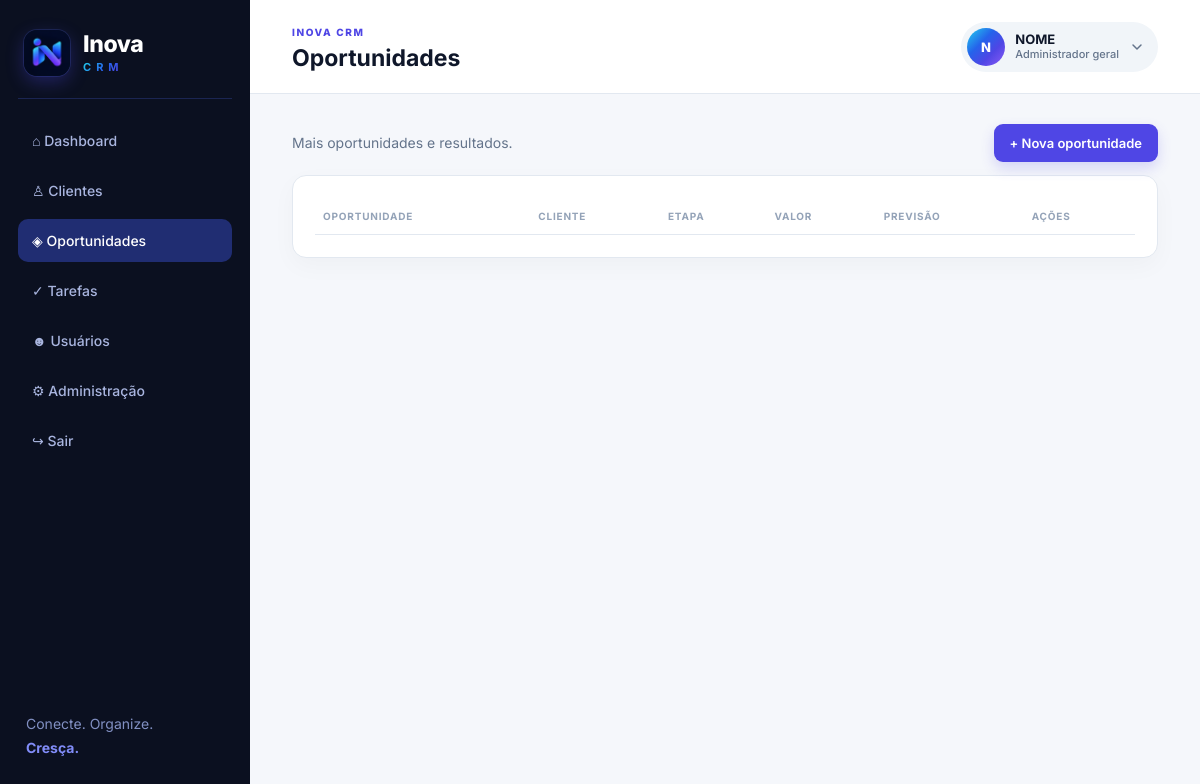
The page /index.php?page=deals (signed in) on the database its author committed.
### tables this page shows
CREATE TABLE IF NOT EXISTS users (id INT UNSIGNED AUTO_INCREMENT PRIMARY KEY,company_id INT UNSIGNED NOT NULL,name VARCHAR(160) NOT NULL,email VARCHAR(190) UNIQUE NOT NULL,avatar VARCHAR(120) NULL,job_title VARCHAR(80) NULL,phone VARCHAR(40) NULL,password_hash VARCHAR(255) NOT NULL,role ENUM('global_admin','owner','member') NOT NULL DEFAULT 'member',status ENUM('active','suspended') NOT NULL DEFAULT 'active',deleted TINYINT(1) NOT NULL DEFAULT 0,deleted_at DATETIME NULL,last_login_at DATETIME NULL,created_at DATETIME NOT NULL DEFAULT CURRENT_TIMESTAMP,FOREIGN KEY(company_id) REFERENCES companies(id),INDEX(company_id));

### config/bootstrap.php (called while the page is built, shortened)
<?php
function env_value(string $key, ?string $default = null): ?string {
    foreach ([$_ENV[$key] ?? null, $_SERVER[$key] ?? null, getenv($key)] as $v) {
        if ($v !== null && $v !== false && $v !== '') return (string) $v;
    }
    return $default;
}
$configFile = __DIR__ . '/config.php';
$config = require $configFile;
require_once __DIR__ . '/../app/helpers.php';
require_once __DIR__ . '/../app/Database.php';
require_once __DIR__ . '/../app/profile.php';

### config/config.php (called while the page is built, shortened)
<?php
return [
    'app_name' => env_value('APP_NAME', 'Inova CRM'),
    'base_url' => env_value('APP_URL', ''),
    'timezone' => env_value('APP_TIMEZONE', 'America/Sao_Paulo'),
    'session_name' => env_value('SESSION_NAME', 'inova_crm_session'),
    'db' => [
        'host' => env_value('DB_HOST', 'localhost'),
        'port' => env_value('DB_PORT', '3306'),
        'name' => env_value('DB_DATABASE', 'inova_crm'),
        'user' => env_value('DB_USERNAME', 'inova_crm_user'),
        'pass' => env_value('DB_PASSWORD', ''),
        'charset' => env_value('DB_CHARSET', 'utf8mb4'),
    ],
];

### app/Database.php (called while the page is built, shortened)
<?php
final class Database {
 private static ?PDO $pdo=null;
 public static function connection(): PDO {
  if (self::$pdo) return self::$pdo;
  global $config;
  $d=$config['db']; $dsn="mysql:host={$d['host']};port={$d['port']};dbname={$d['name']};charset={$d['charset']}";
  self::$pdo=new PDO($dsn,$d['user'],$d['pass'],[PDO::ATTR_ERRMODE=>PDO::ERRMODE_EXCEPTION,PDO::ATTR_DEFAULT_FETCH_MODE=>PDO::FETCH_ASSOC,PDO::ATTR_EMULATE_PREPARES=>false]);
  return self::$pdo;
 }
}
function db(): PDO { return Database::connection(); }

### app/helpers.php (the view, shortened to what this page needs)
<?php
function e(mixed $v): string { return htmlspecialchars((string)$v, ENT_QUOTES, 'UTF-8'); }
function get_flash(): ?array { $f=$_SESSION['_flash']??null; unset($_SESSION['_flash']); return $f; }
function current_user(): ?array { return $_SESSION['user']??null; }
function require_login(): void {
    $q=db()->prepare('SELECT u.name,u.email,u.avatar,u.job_title,u.phone,u.role,u.status,u.deleted,c.status company_status,s.plan_code FROM users u JOIN companies c ON c.id=u.company_id LEFT JOIN company_subscriptions s ON s.company_id=c.id AND s.status="active" WHERE u.id=? LIMIT 1');
    $q->execute([$_SESSION['user']['id']]); $fresh=$q->fetch();
}
function favicon_tags(): string { return '<link rel="icon" href="favicon.ico" sizes="any"><link rel="icon" type="image/png" sizes="32x32" href="assets/favicon-32.png"><link rel="icon" type="image/png" sizes="192x192" href="assets/icon-192.png"><link rel="apple-touch-icon" href="assets/apple-touch-icon.png"><meta name="theme-color" content="#0b1020">'; }
    ?>
<?php
function layout_start(string $title): void { global $config; $u=current_user(); $flash=get_flash(); ?><!doctype html><html lang="pt-BR"><head><meta charset="utf-8"><meta name="viewport" content="width=device-width,initial-scale=1"><title><?=e($title)?> · Inova CRM</title><?=favicon_tags()?><link rel="stylesheet" href="assets/app.css"></head><body><div class="app-shell"><div class="sidebar-backdrop" data-nav-close></div><aside class="sidebar" id="sidebar" aria-label="Menu principal"><button type="button" class="nav-close" data-nav-close aria-label="Fechar menu">&times;</button><a class="brand" href="index.php" aria-label="Inova CRM - início"><img class="brand-mark" src="assets/brand-mark.png" alt="" width="46" height="46"><span class="brand-text"><strong>Inova</strong><em>CRM</em></span></a><nav><?php $cur=$_GET['page']??'dashboard'; $items=['dashboard'=>['index.php','⌂ Dashboard'],'customers'=>['index.php?page=customers','♙ Clientes'],'deals'=>['index.php?page=deals','◈ Oportunidades'],'tasks'=>['index.php?page=tasks','✓ Tarefas']]; if($u && in_array($u['role'],['owner','global_admin'],true)) $items['users']=['index.php?page=users','☻ Usuários']; if($u && $u['role']==='global_admin') $items['admin']=['index.php?page=admin','⚙ Administração']; foreach($items as $k=>$it): ?><a href="<?=$it[0]?>" class="<?=$cur===$k?'active':''?>"><?=$it[1]?></a><?php endforeach; ?><a href="index.php?page=logout">↪ Sair</a></nav><div class="side-foot">Conecte. Organize.<br><strong>Cresça.</strong></div></aside><main class="main"><header class="topbar"><button type="button" class="menu-btn" id="menu-btn" aria-label="Abrir menu" aria-controls="sidebar" aria-expanded="false"><span></span><span></span><span></span></button><div class="topbar-title"><span class="eyebrow">INOVA CRM</span><h1><?=e($title)?></h1></div><?php if($u): $rl=['global_admin'=>'Administrador geral','owner'=>'Responsável','member'=>'Membro'][$u['role']??'']??($u['role']??''); ?><div class="profile-menu"><button type="button" class="user-pill" id="profile-btn" aria-haspopup="true" aria-expanded="false" aria-controls="profile-dd"><?=avatar_html($u,'avatar-sm')?><span class="user-info"><b><?=e($u['name'])?></b><small><?=e(($u['job_title']??'')?:$rl)?></small></span><svg class="chev" viewBox="0 0 24 24" width="16" height="16" fill="none" stroke="currentColor" stroke-width="2.2" stroke-linecap="round" stroke-linejoin="round" aria-hidden="true"><path d="m6 9 6 6 6-6"/></svg></button><div class="profile-dd" id="profile-dd" hidden><div class="dd-head"><?=avatar_html($u,'avatar-md')?><div><strong><?=e($u['name'])?></strong><small><?=e($u['email']??'')?></small><span class="badge pro"><?=e($rl)?></span></div></div><a href="index.php?page=profile">Meu perfil</a><a href="index.php?page=logout" class="dd-out">Sair</a></div></div><?php endif; ?></header><?php if($flash): ?><div class="flash <?=$flash[0]?>"><?=e($flash[1])?></div><?php endif; ?><?php }
function layout_end(): void { ?></main></div></body></html><?php }

### app/profile.php (shortened to what this page needs)
<?php
function user_initials(string $name): string {
    $parts = preg_split('/\s+/u', trim($name), -1, PREG_SPLIT_NO_EMPTY) ?: [];
    $first = mb_strtoupper(mb_substr($parts[0], 0, 1));
    $last = count($parts) > 1 ? mb_strtoupper(mb_substr($parts[count($parts) - 1], 0, 1)) : '';
    return $first . $last;
}
function avatar_html(array $u, string $class = ''): string {
    $file = (string)($u['avatar'] ?? '');
    $class = trim('avatar ' . $class);
    return '<span class="' . e($class) . ' avatar-initials" aria-hidden="true">' . e(user_initials((string)($u['name'] ?? ''))) . '</span>';
}
    layout_start('Meu perfil'); ?>

### public/assets/app.css (style rules this page uses)
:root { --navy:#0b1020;--indigo:#4f46e5;--lav:#818cf8;--cyan:#22d3ee;--white:#f8fafc;--ink:#0f172a;--muted:#64748b;--line:#e2e8f0;--card:#fff;--green:#16a34a;--red:#dc2626;--amber:#d97706;--grad:linear-gradient(135deg,#22d3ee,#2563eb 38%,#4f46e5 66%,#8b5cf6) }
* { box-sizing:border-box }
body { margin:0;background:#f5f7fb;color:var(--ink);font-family:Inter,system-ui,sans-serif;font-size:14px }
.app-shell { display:flex;min-height:100vh }
.sidebar { width:250px;background:var(--navy);color:#fff;padding:28px 18px;display:flex;flex-direction:column }
.brand { display:flex;align-items:center;gap:13px;color:#fff;text-decoration:none;padding:2px 6px 22px;margin-bottom:20px;border-bottom:1px solid #1b2552 }
.brand-mark { width:46px;height:46px;flex:none;border-radius:13px;box-shadow:0 6px 18px #4f46e552,0 0 0 1px #2b3d8266 }
.brand-text { display:flex;flex-direction:column;line-height:1 }
.brand-text strong { font-size:23px;font-weight:800;letter-spacing:-.4px }
.brand-text em { font-style:normal;font-size:11px;font-weight:700;letter-spacing:5px;margin-top:6px;background:var(--grad);-webkit-background-clip:text;background-clip:text;color:transparent }
.sidebar nav { display:grid;gap:7px }
.sidebar nav a { color:#a9b5df;text-decoration:none;padding:13px 14px;border-radius:10px;font-weight:500 }
.sidebar nav a:hover,.sidebar nav a.active { background:#202d72;color:#fff }
.side-foot { margin-top:auto;color:#8290c3;line-height:1.7;padding:12px 8px }
.side-foot strong { color:var(--lav) }
.main { flex:1;max-width:1500px;min-width:0 }
.topbar { height:94px;background:#fff;border-bottom:1px solid var(--line);display:flex;align-items:center;justify-content:space-between;padding:20px 42px }
.eyebrow { font-size:10px;letter-spacing:1.6px;color:var(--indigo);font-weight:800 }
.topbar h1 { margin:5px 0 0;font-size:23px }
.topbar-title { min-width:0 }
.topbar-title h1 { overflow:hidden;text-overflow:ellipsis;white-space:nowrap }
.profile-menu { position:relative;margin-left:auto;flex:none }
.user-pill { display:flex;align-items:center;gap:10px;background:#f1f5f9;border:1px solid transparent;border-radius:999px;padding:5px 12px 5px 5px;font:600 13px Inter,system-ui,sans-serif;color:var(--ink);cursor:pointer;max-width:290px;transition:background .15s,border-color .15s }
.user-info { display:flex;flex-direction:column;align-items:flex-start;min-width:0;line-height:1.2;text-align:left }
.user-info b { font-weight:700;max-width:150px;overflow:hidden;text-overflow:ellipsis;white-space:nowrap }
.user-info small { color:var(--muted);font-weight:500;font-size:11px;max-width:150px;overflow:hidden;text-overflow:ellipsis;white-space:nowrap }
.chev { flex:none;color:var(--muted);transition:transform .2s }
.avatar { border-radius:50%;object-fit:cover;flex:none;display:inline-block;background:#e2e8f0 }
.avatar-initials { display:inline-grid;place-items:center;color:#fff;font-weight:800;background:var(--grad);letter-spacing:.5px }
.avatar-sm { width:38px;height:38px;font-size:13px }

### rows shown on the page
users: name "N", name "NOME", job_title+role "Administrador geral"

### other values the page prints
$it[1] "⌂ Dashboard"
$it[1] "♙ Clientes"
$it[1] "◈ Oportunidades"
$it[1] "✓ Tarefas"
$it[1] "☻ Usuários"
$it[1] "⚙ Administração"
$title "Oportunidades"
